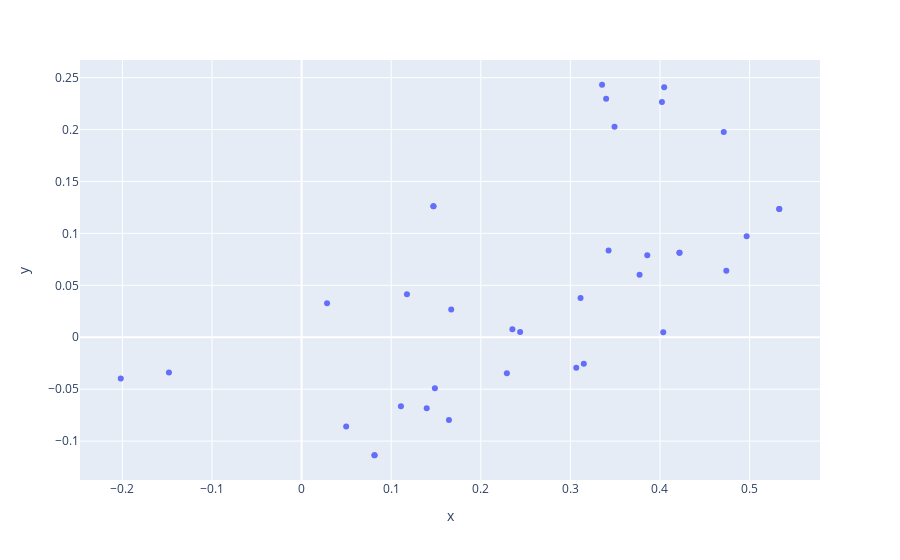

The notebook cell this image was saved under:
### Code cell
import plotly.express as px
#df = px.data.iris() # iris is a pandas DataFrame
fig = px.scatter(x= new_df[new_df.Cluster == 0]['X'],
                    y= new_df[new_df.Cluster == 0]['Y'])
fig.show()

### Figure 1 — Plotly figure (JSON) as saved in the notebook; plotly's stock layout.template omitted (floating-point values rounded to 4 significant figures)
{"data": [{"hovertemplate": "x=%{x}<br>y=%{y}<extra></extra>", "legendgroup": "", "marker": {"color": "#636efa", "symbol": "circle"}, "mode": "markers", "name": "", "orientation": "v", "showlegend": false, "type": "scatter", "x": [0.167, 0.3772, -0.1481, -0.2018, 0.3113, 0.1645, 0.4047, 0.08137, 0.3493, 0.3353, 0.5331, 0.5331, 0.3399, 0.08137, 0.4022, 0.1488, 0.474, 0.1396, 0.3426, 0.4967, 0.1176, 0.02843, 0.2439, 0.4036, 0.1108, 0.4712, 0.3065, 0.315, 0.04974, 0.2353, 0.4217, 0.4217, 0.2291, 0.3858, 0.1471, 0.1471], "xaxis": "x", "y": [0.02675, 0.06029, -0.03402, -0.0397, 0.03773, -0.0796, 0.2407, -0.1136, 0.2027, 0.2432, 0.1234, 0.1234, 0.2297, -0.1136, 0.2264, -0.04916, 0.06399, -0.06833, 0.08351, 0.0973, 0.04134, 0.03269, 0.005058, 0.00485, -0.06651, 0.1977, -0.02937, -0.02549, -0.08599, 0.007802, 0.08139, 0.08139, -0.03462, 0.07886, 0.1261, 0.1261], "yaxis": "y"}], "layout": {"legend": {"tracegroupgap": 0}, "margin": {"t": 60}, "xaxis": {"anchor": "y", "domain": [0, 1], "title": {"text": "x"}}, "yaxis": {"anchor": "x", "domain": [0, 1], "title": {"text": "y"}}}}
